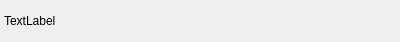
<?xml version="1.0" encoding="UTF-8"?>
<ui version="4.0">
 <class>gams::studio::pin::PinViewWidget</class>
 <widget class="QWidget" name="gams::studio::pin::PinViewWidget">
  <property name="geometry">
   <rect>
    <x>0</x>
    <y>0</y>
    <width>400</width>
    <height>42</height>
   </rect>
  </property>
  <property name="windowTitle">
   <string>Form</string>
  </property>
  <layout class="QVBoxLayout" name="verticalLayout">
   <property name="spacing">
    <number>0</number>
   </property>
   <property name="leftMargin">
    <number>0</number>
   </property>
   <property name="topMargin">
    <number>0</number>
   </property>
   <property name="rightMargin">
    <number>0</number>
   </property>
   <property name="bottomMargin">
    <number>0</number>
   </property>
   <item>
    <widget class="QWidget" name="titleBar" native="true">
     <property name="sizePolicy">
      <sizepolicy hsizetype="Preferred" vsizetype="Minimum">
       <horstretch>0</horstretch>
       <verstretch>0</verstretch>
      </sizepolicy>
     </property>
     <layout class="QHBoxLayout" name="horizontalLayout">
      <property name="spacing">
       <number>2</number>
      </property>
      <property name="leftMargin">
       <number>4</number>
      </property>
      <property name="topMargin">
       <number>0</number>
      </property>
      <property name="rightMargin">
       <number>4</number>
      </property>
      <property name="bottomMargin">
       <number>0</number>
      </property>
      <item>
       <widget class="QLabel" name="laFile">
        <property name="text">
         <string>TextLabel</string>
        </property>
       </widget>
      </item>
      <item>
       <spacer name="horizontalSpacer">
        <property name="orientation">
         <enum>Qt::Horizontal</enum>
        </property>
        <property name="sizeHint" stdset="0">
         <size>
          <width>40</width>
          <height>20</height>
         </size>
        </property>
       </spacer>
      </item>
      <item>
       <widget class="QToolBar" name="toolBar" native="true">
       </widget>
      </item>
     </layout>
    </widget>
   </item>
  </layout>
 </widget>
 <resources/>
 <connections/>
</ui>
